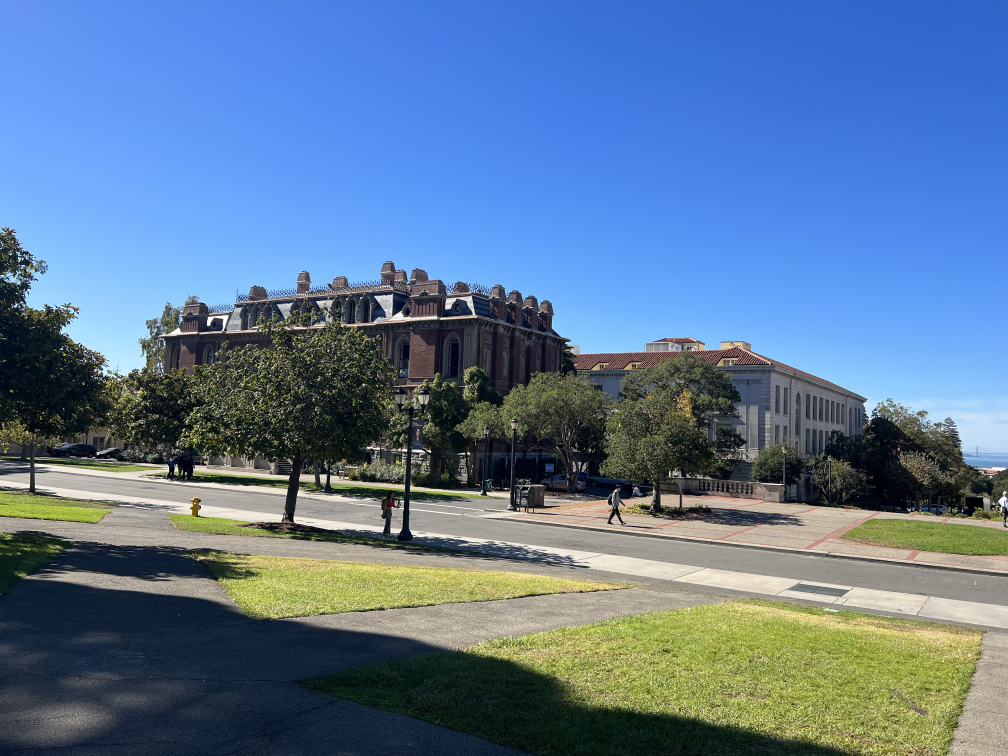
#> input picture 180/proj4/imgs/berkeley_left.jpg, 4032 x 3024 px (shown at 1/4 size)
$ jupyter execute --allow-errors main-part2.ipynb
#> lines starting #> are read from the running program, lines starting #| are printed output that depends on the picture
[cell 1]
import numpy as np
import cv2
import skimage.io as skio
import json
import scipy.interpolate as ssi
import matplotlib.pyplot as plt
import imageio
import skimage as ski

import skimage.transform
import scipy.signal as ssg
from scipy.spatial.distance import cdist, pdist

[cell 2]
def stack_ones(pts):
    return np.concatenate([pts, np.ones((pts.shape[0], 1))], axis=1)

def stack_zeros(pts):
    return np.concatenate([pts, np.zeros((pts.shape[0], 1))], axis=1)

[cell 3]
def warpImage(im, H, h_min, w_min, h_max, w_max):
    new_h = h_max - h_min
    new_w = w_max - w_min

    y_dest, x_dest = np.indices([new_h, new_w])
    dest = np.vstack([x_dest.ravel() + w_min, y_dest.ravel() + h_min, np.ones(x_dest.size)])
    backward_pts_homog = (np.linalg.inv(H) @ dest) # backward points in homogenous coordinates
    backward_pts = (backward_pts_homog[:2]/backward_pts_homog[2]).T # Convert

    backward_pts = np.flip(backward_pts, axis=1)
    interp = ssi.RegularGridInterpolator((np.arange(im.shape[0]), np.arange(im.shape[1])), im, bounds_error=False, fill_value=0) # An interpolator

    warped_pts = interp(backward_pts)
    warped_im = np.zeros([new_h, new_w, im.shape[-1]])
    warped_im[y_dest.ravel(), x_dest.ravel()] = warped_pts
    return warped_im

[cell 4]
def computeH(x, y):
    b = y.flatten()

    A = []
    for row in range(len(x)*2):
        A.append([0]*8)

        offset = 0
        if row % 2 == 1:
            offset = 3
        A[-1][offset] = x[row // 2][0]
        A[-1][offset + 1] = x[row // 2][1]
        A[-1][offset + 2] = 1

        A[-1][-2] = -x[row//2][0]*b[row]
        A[-1][-1] = -x[row//2][1]*b[row]

    A = np.array(A)
    H = np.concatenate([np.linalg.lstsq(A, b)[0], [1]]).reshape(3, 3)
    return H

[cell 5]
def getWarpedImBounds(im, H):
    h, w = im.shape[:2]
    corners = np.array([[0, 0, 1], [w - 1, 0, 1], [0, h - 1, 1], [w - 1, h - 1, 1]])

    warped_corners_homog = H @ corners.T
    warped_corners = warped_corners_homog[:2]/warped_corners_homog[2:]

    w_min, h_min = np.floor(np.min(warped_corners, axis=1)).astype(int)
    w_max, h_max = np.ceil(np.max(warped_corners, axis=1)).astype(int)
    return h_min, w_min, h_max, w_max

[cell 6]
def visualize_points(pts, im):
    plt.plot(pts[:, 0], pts[:, 1], 'o')
    plt.gca().set_aspect("equal")
    plt.imshow(im)
#     plt.axis("off")
    plt.show()

[cell 7]
import numpy as np
from skimage.feature import corner_harris, peak_local_max


def get_harris_corners(im, edge_discard=20):
    """
    This function takes a b&w image and an optional amount to discard
    on the edge (default is 5 pixels), and finds all harris corners
    in the image. Harris corners near the edge are discarded and the
    coordinates of the remaining corners are returned. A 2d array (h)
    containing the h value of every pixel is also returned.

    h is the same shape as the original image, im.
    coords is 2 x n (ys, xs).
    """

    assert edge_discard >= 20

    # find harris corners
    h = corner_harris(im, method='eps', sigma=1)
    coords = peak_local_max(h, min_distance=1)

    # discard points on edge
    edge = edge_discard  # pixels
    mask = (coords[:, 0] > edge) & \
           (coords[:, 0] < im.shape[0] - edge) & \
           (coords[:, 1] > edge) & \
           (coords[:, 1] < im.shape[1] - edge)
    coords = coords[mask].T
    return h, coords


# [22 lines left out: function dist2, not called in this run]

[cell 8]
def get_patches(bw_im, h, coords):
    patches = []
    for c in coords:
        patch = bw_im[c[1] - 20: c[1] + 20, c[0] - 20: c[0] + 20]
        patch = ski.transform.rescale(patch, 1/5, channel_axis=2)
        patch = (patch - patch.mean(axis=1))/patch.std(axis=1)
        patches.append(patch.flatten())
    patches = np.array(patches)

    return patches

[cell 9]
# [33 lines left out: function ransac_old, not called in this run]

[cell 10]
def ransac(X, y, iterations=1000, n = 4, error_threshold=5):
    most_inliers = 0
    largest_X_inlier = None
    largest_Y_inlier = None
    n = min(n, X.shape[0])
    for _ in range(iterations):
        ridx = np.random.choice(np.array(X.shape[0]), size=n, replace=False) # inliers points
        xs = X[ridx]
        ys = Y[ridx]

        H = computeH(xs, ys)
        pred = H @ stack_ones(X).T
        pred = (pred[:2]/pred[2]).T

        # Get the inliers
        errors = np.sum((Y - pred)**2, axis=1) #np.linalg.norm(Y - pred)
        inliers = np.argwhere(errors < error_threshold)

        X_inlier = X[inliers[:, 0]]
        Y_inlier = Y[inliers[:, 0]]

        if X_inlier.shape[0] > most_inliers:
            most_inliers = X_inlier.shape[0]
            largest_X_inlier = X_inlier
            largest_Y_inlier = Y_inlier

    if most_inliers < 4:
        print("Failed to find a solution")
        return np.eye(3)
    best_H = computeH(largest_X_inlier, largest_Y_inlier)

    return best_H

[cell 11]
def anms(h, coords, nip=500, crobust=0.9):
    """
    Implements Adaptive non-maximal suppresion
    """
    dists = cdist(coords, coords)
    closest = np.argsort(dists, axis=1)
    first_larger = np.argmax((h[closest] <= np.tile(h[:, np.newaxis], h.shape[0])*crobust)[:, 1:], axis=1) + 1
    first_larger = closest[np.arange(closest.shape[0]), first_larger]
    ris = dists[np.arange(dists.shape[0]), first_larger]

    indices = np.argsort(ris)
    return indices[-nip:]

[cell 12]
def blendingGradient(shape):
    """
    Gets an opacity gradient for an image of shape shape that we can use for blending
    """
    topgrad = np.tile(np.linspace(0, 1, shape[0]//2)[:, np.newaxis], shape[1])
    bottomgrad = np.tile(np.linspace(1, 0, shape[0]//2)[:, np.newaxis], shape[1])
    leftgrad = np.tile(np.linspace(0, 1, shape[1]//2)[:, np.newaxis], shape[0])
    rightgrad = np.tile(np.linspace(1, 0, shape[1]//2)[:, np.newaxis], shape[0])

    vertgrad = np.concatenate([topgrad, bottomgrad])
    horzgrad = np.concatenate([leftgrad, rightgrad]).T
    grad = horzgrad*vertgrad

    return grad

[cell 13]
format_type = "berkeley"
left = skio.imread(f"imgs/{format_type}_left.jpg")
#> left is the input picture: shape (3024, 4032, 3); mean R, G, B 92.8, 120.3, 151.4
center = skio.imread(f"imgs/{format_type}_center.jpg")
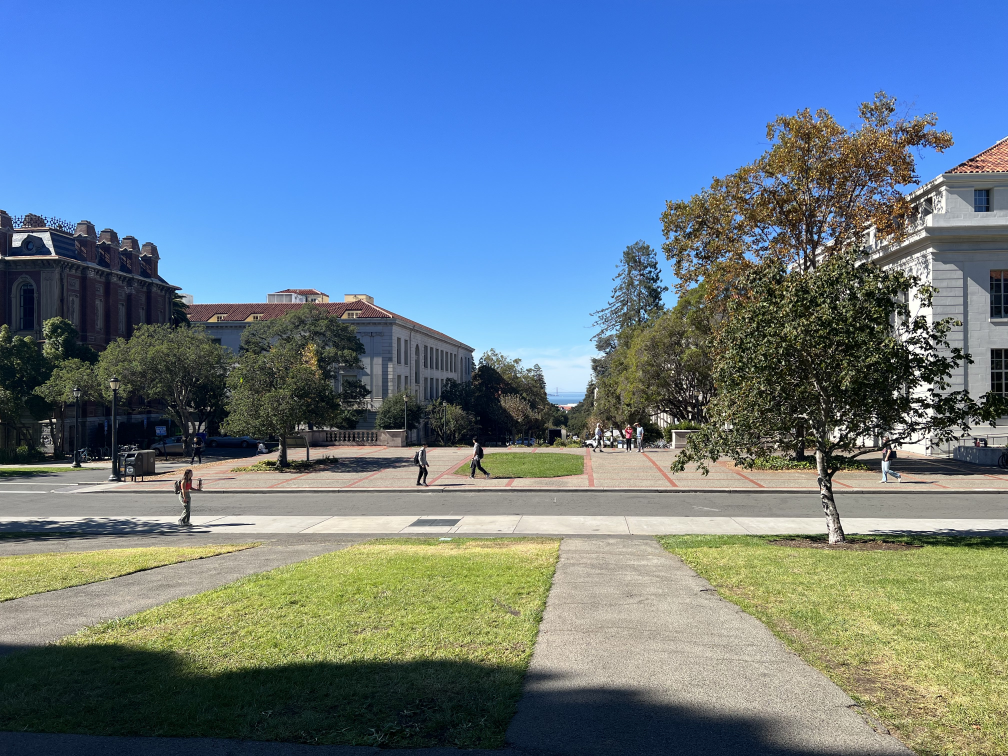
#> input picture 180/proj4/imgs/berkeley_center.jpg, 4032 x 3024 px (shown at 1/4 size)
#> center is the input picture: shape (3024, 4032, 3); mean R, G, B 101.9, 123.7, 142.6
right = skio.imread(f"imgs/{format_type}_right.jpg")
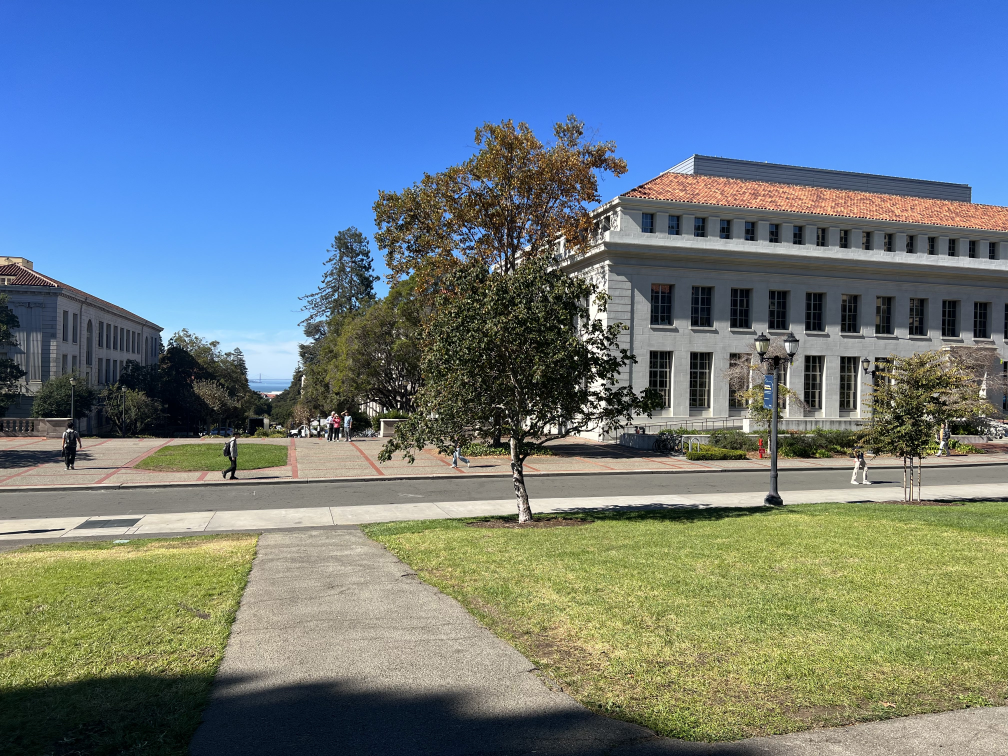
#> input picture 180/proj4/imgs/berkeley_right.jpg, 4032 x 3024 px (shown at 1/4 size)
#> right is the input picture: shape (3024, 4032, 3); mean R, G, B 105.6, 122.8, 134.5

[cell 14]
# original_ims = [left, center, right]
# original_ims = [ski.transform.rescale(im, 1/2, channel_axis=2) for im in original_ims]

ims = [left, center, right]
scale = 1/8 # 1/16
ims = [ski.transform.rescale(im, scale, channel_axis=2) for im in ims]
#> ims = 3 items

[cell 15]
bw_ims = [im.sum(axis=-1)[..., np.newaxis] for im in ims]
#> bw_ims = 3 items
hs_and_corners = [get_harris_corners(im) for im in bw_ims]
#> in get_harris_corners, `coords = peak_local_max(h, min_distance=1)`: coords = 5570 pairs, first value 1 to 376, second value 1 to 502
#> call 3 of get_harris_corners, with edge_discard = 20
#> in get_harris_corners (call 3), `h = corner_harris(im, method='eps', sigma=1)`:
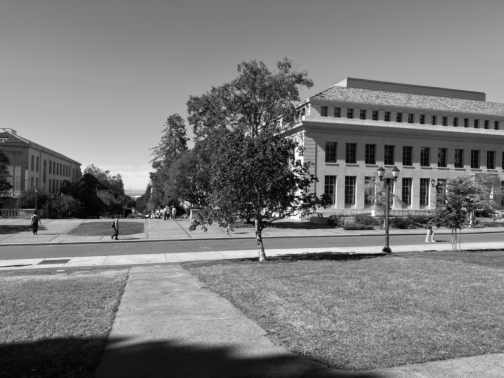
#> im: shape (378, 504, 1) float64; min 0.00593, max 2.96, mean 1.42; drawn with min black and max white
#> in get_harris_corners (call 3), `coords = peak_local_max(h, min_distance=1)`: coords = 5546 pairs, first value 1 to 376, second value 1 to 502
#> hs_and_corners = 3 items

[cell 16]
hs = [pair[0] for pair in hs_and_corners]
#> hs = 3 items
full_coords = [pair[1].T for pair in hs_and_corners]
#> full_coords = 3 items

[cell 17]
visualize_points(np.flip(full_coords[1], axis=1), ims[1])

[cell 18]
# Adaptive Non-Maximal Suppression
nip = 500
ris = [anms(hs[i][full_coords[i][:, 0], full_coords[i][:, 1]], full_coords[i], nip=nip) for i in range(len(ims))]
#> in anms, `first_larger = np.argmax((h[closest] <= np.tile(h[:, np.newaxis], h.sh..`: first_larger = 4511 values, max 1407 at index 4499, min 1 at index 0, mean 8.86
#> in anms, `first_larger = closest[np.arange(closest.shape[0]), first_larger]`: first_larger = 4511 values, max 4510 at index 3771, min 9 at index 4, mean 2605.2
#> in anms, `ris = dists[np.arange(dists.shape[0]), first_larger]`: ris = 4511 values, max 190.4 at index 4495, min 2 at index 186, mean 7.05
#> in anms, `indices = np.argsort(ris)`: indices = 4511 values, max 4510 at index 759, min 0 at index 1585, mean 2255
#> call 3 of anms, with h = array of shape (4510,), coords = array of shape (4510, 2), nip = 500, crobust = 0.9
#> in anms (call 3), `closest = np.argsort(dists, axis=1)`:
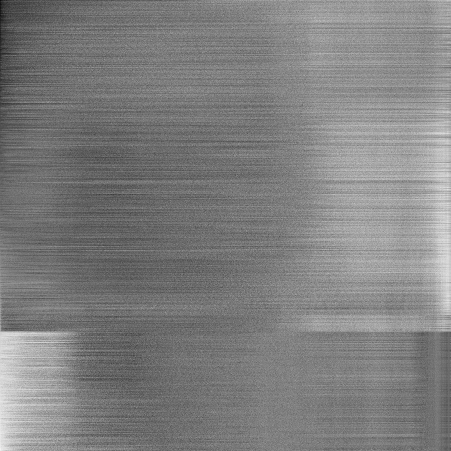
#> closest: shape (4510, 4510) int64 (shown at 1/10 size); min 0, max 4509, mean 2254.5; drawn with min black and max white
#> in anms (call 3), `first_larger = np.argmax((h[closest] <= np.tile(h[:, np.newaxis], h.sh..`: first_larger = 4510 values, max 4049 at index 4506, min 1 at index 0, mean 10.94
#> in anms (call 3), `first_larger = closest[np.arange(closest.shape[0]), first_larger]`: first_larger = 4510 values, max 4509 at index 4165, min 9 at index 2, mean 2604.2
#> in anms (call 3), `ris = dists[np.arange(dists.shape[0]), first_larger]`: ris = 4510 values, max 338.3 at index 4506, min 2 at index 138, mean 7.25
#> in anms (call 3), `indices = np.argsort(ris)`: indices = 4510 values, max 4509 at index 1807, min 0 at index 949, mean 2254.5
#> ris = 3 items

[cell 19]
coords = [np.flip(full_coords[i][ris[i]], axis=1) for i in range(len(ims))]
#> coords = 3 items

[cell 20]
patches = [get_patches(bw_ims[i], hs[i], coords[i]) for i in range(len(ims))]
#> the loop in get_patches, `for c in coords:` made 500 passes
#> c on passes 1 to 3: [341, 340], [108, 112], [411, 43]
#> after the loop in get_patches, `for c in coords:`: patches = 500 items
#> the loop in get_patches (call 2), `for c in coords:` made 500 passes
#> c on passes 1 to 3: [392, 311], [403, 127], [294, 269]
#> in get_patches (call 3), `patches = []`: patches = []
#> the loop in get_patches (call 3), `for c in coords:` made 500 passes
#> c on passes 1 to 3: [321, 316], [218, 59], [422, 56]
#> after the loop in get_patches (call 3), `for c in coords:`: patches = 500 items
#> in get_patches (call 3), `patches = np.array(patches)`:
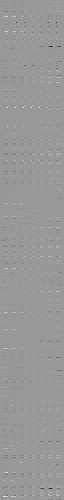
#> patches: shape (500, 64) float64; min -591.4, max 396.9, mean 0; drawn with min black and max white
#> patches = 3 items

[cell 21]
coords[1][0]
#> Out = [392, 311]

[cell 22]
plt.imshow(ims[1])

[cell 23]
im = ims[1]
patch = coords[1][119]
#> patch = [372, 221]
dup_im = im.copy()

#> (a cell that did not finish here is left out)

[cell 25]
dup_im[patch[1] - 20: patch[1] + 20, patch[0] - 21 : patch[0] - 19] = 255
dup_im[patch[1] - 20: patch[1] + 20, patch[0] + 19 : patch[0] + 21] = 255
dup_im[patch[1] - 21: patch[1] -19, patch[0] - 20 : patch[0] + 20] = 255
dup_im[patch[1] + 19: patch[1] + 21, patch[0] - 20 : patch[0] + 20] = 255

[cell 26]
plt.imshow(dup_im)

[cell 27]
_patch = im[patch[1] - 20: patch[1] + 20, patch[0] - 20: patch[0] + 20]

[cell 28]
plt.imshow(_patch)

[cell 29]
def showgray(im):
    if len(im.shape) == 3:
        plt.imshow(np.tile(im, 3))
    else:
        plt.imshow(np.tile(im[..., np.newaxis], 3))

[cell 30]
_patch = _patch.mean(axis=-1)
#> _patch: shape (40, 40) float64
showgray(_patch)

[cell 31]
_rescaled_patch = ski.transform.rescale(_patch[..., np.newaxis], 1/5, channel_axis=2)

[cell 32]
_rescaled_patch.shape

[cell 33]
showgray(_rescaled_patch)

[cell 34]
_rescaled_patch = (_rescaled_patch - _rescaled_patch.mean())/_rescaled_patch.std()

[cell 35]
showgray((_rescaled_patch*50 + 255/2).astype(int))

[cell 36]
visualize_points(coords[0], ims[0])

[cell 37]
visualize_points(coords[1], ims[1])

[cell 38]
# Get the pairwise distances between each images' patches
fdists = []
for i in range(len(ims) - 1):
    for j in range(i + 1, len(ims)):
        fdists.append(cdist(patches[i], patches[j]))
#> this loop made 2 passes
#> after the loop, fdists = 3 items

[cell 39]
# Get the matching points between each combination of images
outlier_threshold = 0.6
matches = [] # Each element is an array of pairs. The first # in the pair is the index of the corner in the first image, the second, in the second
for fdist in fdists:
    asort = np.argsort(fdist, axis=1)
    fdists_sorted = fdist[np.tile(np.arange(nip)[:, np.newaxis], nip), asort]
    outlier_score = fdists_sorted[:, 0]/fdists_sorted[:, 1]
    best_matches = np.argwhere(outlier_score < outlier_threshold)
    matches.append(np.stack([best_matches[:, 0], asort[best_matches][:, 0, 0]], axis=0).T)
#> this loop made 3 passes
#> best_matches on pass 2: [83, 131, 188, 258]
#> pass 1, `fdists_sorted = fdist[np.tile(np.arange(nip)[:, np.newaxis], nip), aso..`:
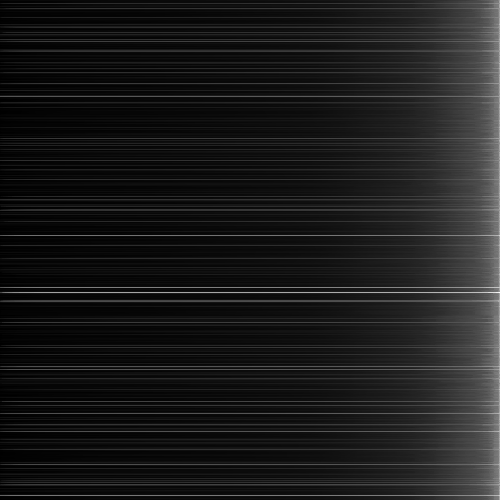
#> fdists_sorted: shape (500, 500) float64; min 2.1, max 1332.6, mean 147.6; drawn with min black and max white
#> after the loop, matches = 3 items

[cell 40]
# Visualize matches for a sanity check!
visualize_points(coords[0][matches[0][:, 0]], ims[0])
visualize_points(coords[1][matches[0][:, 1]], ims[1])
#> in visualize_points (call 5), `plt.show()`:
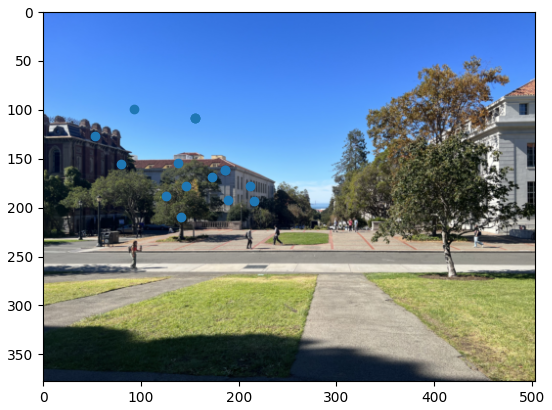
#> figure drawn by matplotlib, 1 panel

[cell 41]
# Visualize matches for a sanity check!
visualize_points(coords[1][matches[2][:, 0]], ims[1])
visualize_points(coords[2][matches[2][:, 1]], ims[2])

[cell 42]
# The first two dimensions of Hs are indexing, the last two are the homography matrix
Hs = []
n = len(ims)
#> n = 3
match_index = 0
for i in range(n - 1):
    Hs.append([None]*n)
    for j in range(i + 1, n):
        X = coords[i][matches[match_index][:, 0]] #np.flip(coords[i][matches[match_index][:, 0]], axis=1)
        Y = coords[j][matches[match_index][:, 1]] #np.flip(coords[j][matches[match_index][:, 1]], axis=1)

        print(f"Computing RANSAC from image {i} to {j}")
        Hs[i][j] = ransac(X, Y)
        match_index += 1
#> this loop made 2 passes
Hs.append([None]*n)

# Add the inverse of the homographies on the lower triangle
for i in range(1, n):
    for j in range(0, i):
        Hs[i][j] = np.linalg.inv(Hs[j][i])

# For completeness, add the identity matrix along the diagonal
for i in range(0, n):
    Hs[i][i] = np.eye(3)
Hs = np.array(Hs)

[cell 43]
testwarp = warpImage(ims[0], Hs[0][1], 0, 0, ims[1].shape[0], ims[1].shape[1])

[cell 44]
plt.imshow(testwarp)

[cell 45]
testwarp = warpImage(ims[2], Hs[2][1], -250, -60, ims[1].shape[0] + 20,  200 + ims[1].shape[1])

[cell 46]
plt.imshow(testwarp)

[cell 47]
# Make the images have an opacity layer for blending
blending_ims = [np.concatenate([im, blendingGradient(im.shape)[..., np.newaxis]], axis=-1) for im in ims]

[cell 48]
warps = [[0, 1], [2, 1]] # Pairs of [warp from, warp to]
dst_i = 1 # Index of destination image
dst = blending_ims[dst_i]

bounds = [0, 0, dst.shape[0], dst.shape[1]]
for warp in warps:
    # h_min, w_min, h_max, w_max = getWarpedImBounds(ims[warp[0]], Hs[warp[0], warp[1]])
    h_min, w_min, h_max, w_max = getWarpedImBounds(blending_ims[warp[0]], Hs[warp[0], warp[1]])
    bounds[0] = min(bounds[0], h_min)
    bounds[1] = min(bounds[1], w_min)
    bounds[2] = max(bounds[2], h_max)
    bounds[3] = max(bounds[3], w_max)

warped = []
for warp in warps:
    warped.append(warpImage(blending_ims[warp[0]], Hs[warp[0], warp[1]], bounds[0], bounds[1], bounds[2], bounds[3]))

[cell 49]
padded_dst = np.pad(dst, np.abs([[bounds[0], bounds[2] - dst.shape[0]], [bounds[1], bounds[3] - dst.shape[1]], [0, 0]]))
images_to_blend = warped + [padded_dst]

[cell 50]
blended = sum([im[..., :3]*im[..., 3:] for im in images_to_blend])
opacity = sum([im[..., 3:] for im in images_to_blend])
opacity[opacity == 0] = 1
blended = blended/opacity

[cell 51]
plt.imshow(blended)

[cell 52]
plt.imshow(warped[1][..., :3])

[cell 53]
ski.io.imsave(f"outs/part2/{format_type}_panorama.jpg", (blended*255).astype(np.uint8))

#> (a cell that did not finish here is left out)

[cell 55]
blended = np.zeros((bounds[2] - bounds[0], bounds[3] - bounds[1], 3))
n = len(warps)
#> (the rest of this cell did not finish here and is left out)

[cell 56]
bounds
#> Out = [-161, -753, 648, 833]

[cell 57]
dst.shape

[cell 58]
plt.imshow(blended)

#> (a cell that did not finish here is left out)

[cell 60]

# [8 lines of commented-out code are left out]

[cell 61]
plt.imshow(ims[1])

[cell 62]
patches = []
#> (the rest of this cell did not finish here and is left out)

#> (a cell that did not finish here is left out)

[cell 64]
asort = np.argsort(fdists, axis=1)

#> (a cell that did not finish here is left out)

[cell 66]
outlier_score = fdists_sorted[:, 0]/fdists_sorted[:, 1]

[cell 67]
outlier_threshold = 0.4
matches = np.argwhere(outlier_score < outlier_threshold)

[cell 68]
matches.shape

[cell 69]
corrs = matches

[cell 70]
matches
#> Out = [60, 95, 126, 138, 423, 479]

#> (a cell that did not finish here is left out)

[cell 72]
scale = .5
left = ski.transform.rescale(left, scale, channel_axis=2)
center = ski.transform.rescale(center, scale, channel_axis=2)
right = ski.transform.rescale(right, scale, channel_axis=2)
#> (the rest of this cell did not finish here and is left out)

[cell 73]
plt.imshow(left)

[cell 74]
topgrad = np.tile(np.linspace(0, 1, left.shape[0]//2)[:, np.newaxis], left.shape[1])
bottomgrad = np.tile(np.linspace(1, 0, left.shape[0]//2)[:, np.newaxis], left.shape[1])
leftgrad = np.tile(np.linspace(0, 1, left.shape[1]//2)[:, np.newaxis], left.shape[0])
rightgrad = np.tile(np.linspace(1, 0, left.shape[1]//2)[:, np.newaxis], left.shape[0])

vertgrad = np.concatenate([topgrad, bottomgrad])
horzgrad = np.concatenate([leftgrad, rightgrad]).T
grad = horzgrad*vertgrad

[cell 75]
left = np.concatenate([left, grad[..., np.newaxis]], axis=-1)
right = np.concatenate([right, grad[..., np.newaxis]], axis=-1)
center = np.concatenate([center, 2*grad[..., np.newaxis]], axis=-1)

#> (a cell that did not finish here is left out)

[cell 77]
left.shape
